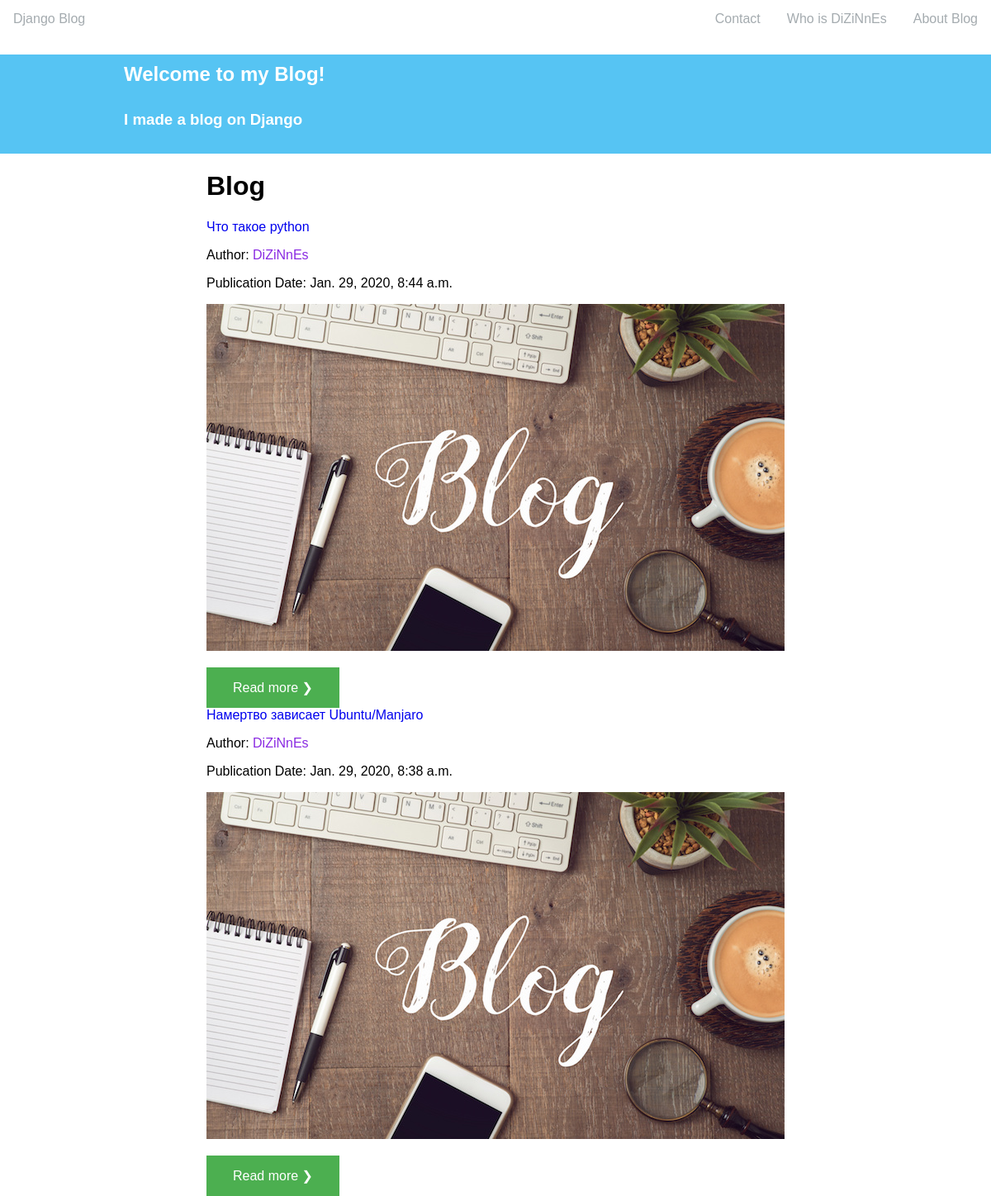
Before: / with the older database file.
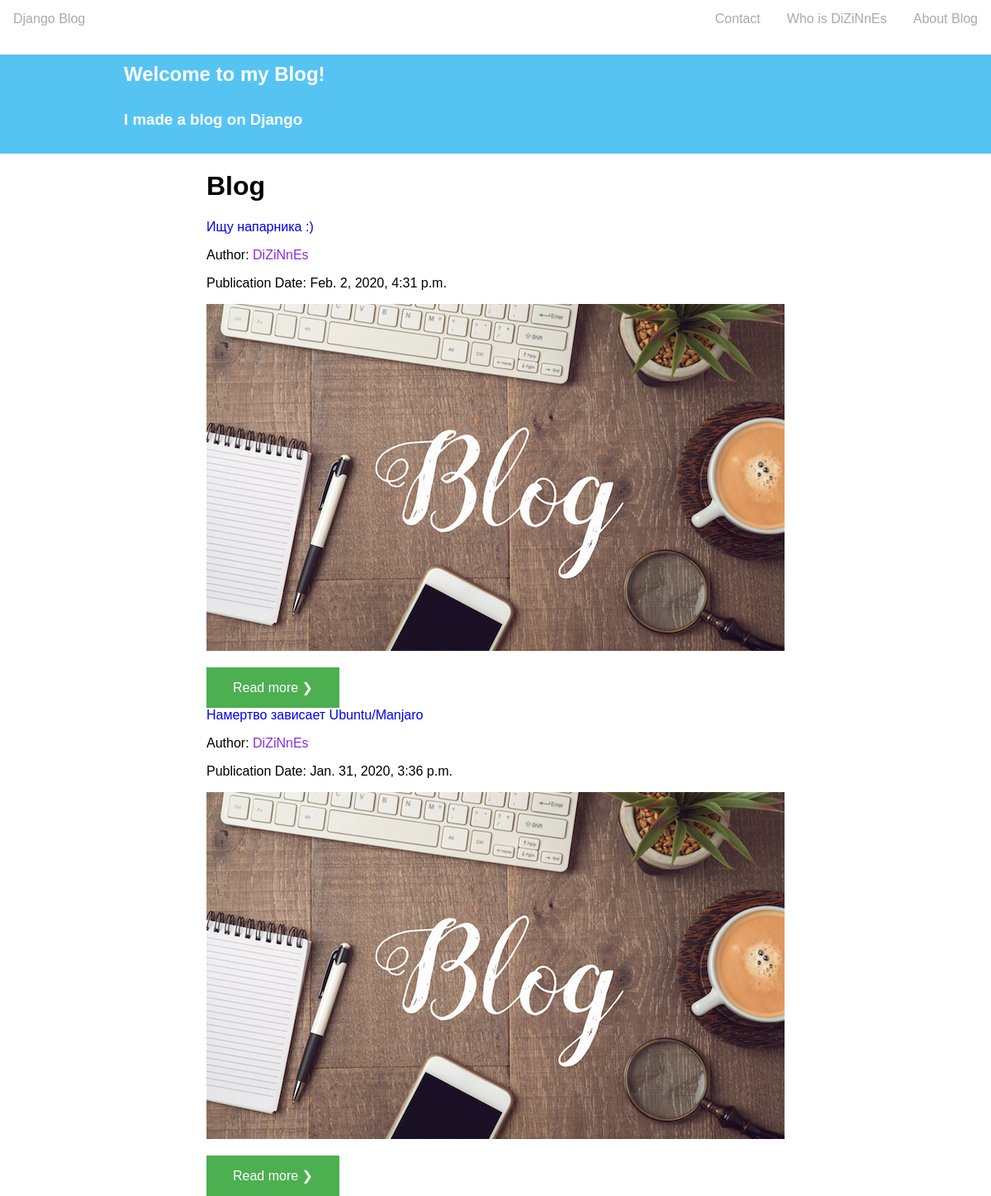
After: the same page with the newer database file.
### blog/models.py (models this page shows, shortened)
class Blog(models.Model):
    title = models.CharField(max_length=50, unique=True)
    author = models.ForeignKey(User, on_delete=models.CASCADE)
    content = models.TextField()
    slug = models.SlugField(unique=True)
    pub_date = models.DateTimeField('Date published')

### blog/views.py (the view)
# urls.py: path('', views.index, name='index'),
def index(request):
    blogs = Blog.objects.all().order_by('-pub_date')
    return render (request, 'index.html', {
        'blogs' : blogs,
    })

### blog/templates/index.html (shortened to what this page needs)
{% load static %}
<!DOCTYPE html>
<html lang="en">
<head>
    <link rel="stylesheet" text="text/css" href="{% static 'style.css' %}">
</head>
<body>
    <nav>
        <div class="left-nav">
            <ul>
                <li style="float:left"><a class="right-django-blog" href="#">Django Blog</a></li>
                <li style="float: right;"><a href="##">About Blog</a></li>
                <li style="float: right;"><a href="###">Who is DiZiNnEs</a></li>
                <li style="float: right;"><a href="####">Contact</a></li>
            </ul>
        </div>
    </nav>
        <header>
            <div class="big-blue-square">
                <h2 class="welcome-myblog">Welcome to my Blog!</h2>
                <h3 class="span2">I made a blog on Django</h3>
            </div>
        </header>
            <main>
                <div>
                    <h1>Blog</h1>
                </div>
                    <div>
                        {% for blog in blogs %}
                            <a class="title-name" href="#">{{ blog.title }}</a>
                            <p>Author: <span class="author-name">{{blog.author}}</span></p>
                            <span>Publication Date: {{ blog.pub_date }}</span>
                            <p>
                                <img src="{% static "background/blog-background.jpg" %}" alt="Blog">
                            </p>
                            <a class="read-more" href="{% url 'post_detail' blog.slug  %}"><button class="read-button">Read more ❯</button></a><br>
                        {% endfor %}
                    </div>
            </main>
</body>
</html>

### blog/static/style.css (style rules this page uses)
body { margin: 0; font-family: "Arial Black", Gadget, sans-serif; }
nav { font-family: "Arial Black", Gadget, sans-serif; }
.left-nav { width: 100%; height: 100%; }
.left-nav ul { list-style-type: none; margin: 0; padding: 0; overflow: hidden; background-color: #ffffff; }
.left-nav ul li { display: inline; }
.left-nav li a { display: block; color: #A4ABAF; text-align: center; padding: 14px 16px; text-decoration: none; }
.big-blue-square { height: 120px; width: 100%; background-color: #56C4F3; }
.welcome-myblog { padding: 10px 0px 0px 150px; color: #ffffff; }
.span2 { padding: 10px 0px 0px 150px; color: #ffffff; }
main { margin: 0px 200px 0px 250px; }
.title-name { text-decoration-line: none; }
.author-name { color: blueviolet; }
.read-button { background-color: #4CAF50; border: none; color: white; padding: 15px 32px; text-align: center; text-decoration: none; display: inline-block; font-size: 16px; }

Changed rows visible on the page:
changed Blog: title "Что такое python" → "Ищу напарника :)"; pub_date "Jan. 29, 2020, 8:44 a.m." → "Feb. 2, 2020, 4:31 p.m."
changed Blog "Намертво зависает Ubuntu/Manjaro": pub_date "Jan. 29, 2020, 8:38 a.m." → "Jan. 31, 2020, 3:36 p.m."
